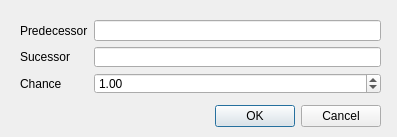
<?xml version="1.0" encoding="UTF-8"?>
<ui version="4.0">
 <class>dlgProduction</class>
 <widget class="QDialog" name="dlgProduction">
  <property name="geometry">
   <rect>
    <x>0</x>
    <y>0</y>
    <width>397</width>
    <height>137</height>
   </rect>
  </property>
  <property name="windowTitle">
   <string>Add Production</string>
  </property>
  <widget class="QDialogButtonBox" name="btnBox">
   <property name="geometry">
    <rect>
     <x>40</x>
     <y>100</y>
     <width>341</width>
     <height>32</height>
    </rect>
   </property>
   <property name="orientation">
    <enum>Qt::Horizontal</enum>
   </property>
   <property name="standardButtons">
    <set>QDialogButtonBox::Cancel|QDialogButtonBox::Ok</set>
   </property>
  </widget>
  <widget class="QWidget" name="formLayoutWidget">
   <property name="geometry">
    <rect>
     <x>20</x>
     <y>20</y>
     <width>361</width>
     <height>74</height>
    </rect>
   </property>
   <layout class="QFormLayout" name="formLayout">
    <item row="0" column="0">
     <widget class="QLabel" name="label">
      <property name="text">
       <string>Predecessor</string>
      </property>
     </widget>
    </item>
    <item row="0" column="1">
     <widget class="QLineEdit" name="txtRule">
      <property name="maxLength">
       <number>1</number>
      </property>
     </widget>
    </item>
    <item row="1" column="0">
     <widget class="QLabel" name="label_2">
      <property name="text">
       <string>Sucessor</string>
      </property>
     </widget>
    </item>
    <item row="1" column="1">
     <widget class="QLineEdit" name="txtProduction"/>
    </item>
    <item row="2" column="1">
     <widget class="QDoubleSpinBox" name="sBoxChance">
      <property name="singleStep">
       <double>0.010000000000000</double>
      </property>
      <property name="value">
       <double>1.000000000000000</double>
      </property>
     </widget>
    </item>
    <item row="2" column="0">
     <widget class="QLabel" name="label_3">
      <property name="text">
       <string>Chance</string>
      </property>
     </widget>
    </item>
   </layout>
  </widget>
 </widget>
 <resources/>
 <connections>
  <connection>
   <sender>btnBox</sender>
   <signal>accepted()</signal>
   <receiver>dlgProduction</receiver>
   <slot>accept()</slot>
   <hints>
    <hint type="sourcelabel">
     <x>248</x>
     <y>254</y>
    </hint>
    <hint type="destinationlabel">
     <x>157</x>
     <y>274</y>
    </hint>
   </hints>
  </connection>
  <connection>
   <sender>btnBox</sender>
   <signal>rejected()</signal>
   <receiver>dlgProduction</receiver>
   <slot>reject()</slot>
   <hints>
    <hint type="sourcelabel">
     <x>316</x>
     <y>260</y>
    </hint>
    <hint type="destinationlabel">
     <x>286</x>
     <y>274</y>
    </hint>
   </hints>
  </connection>
 </connections>
</ui>
